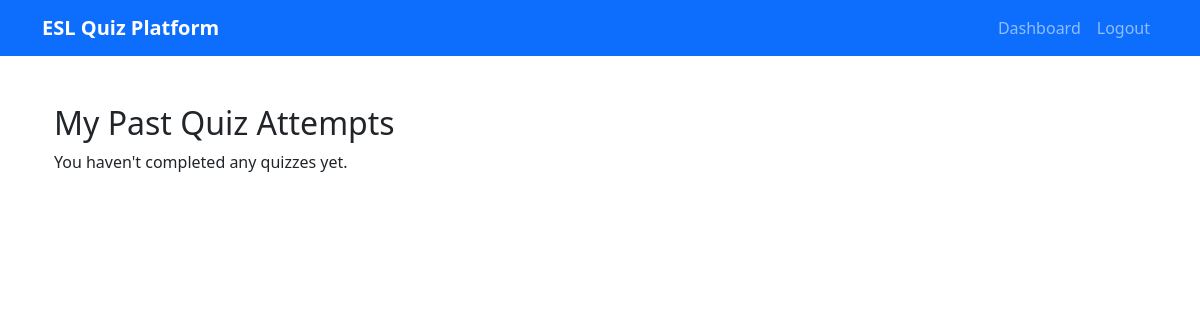
Before: /quiz/5/attempts (signed in) with the older database file.
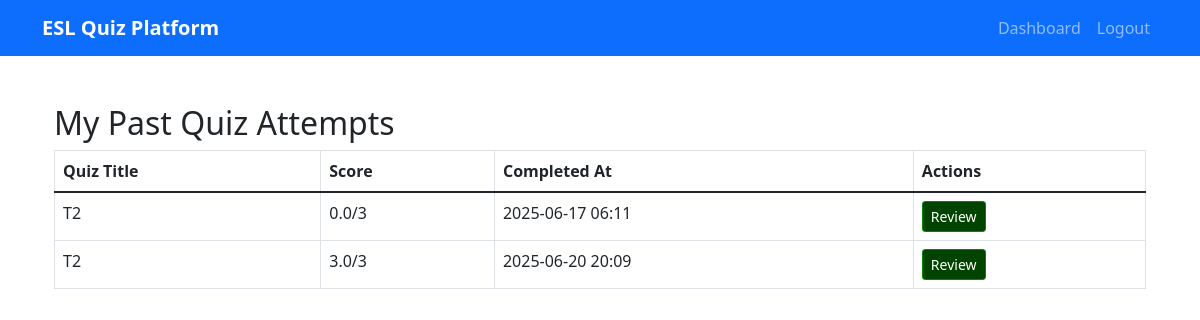
After: the same page with the newer database file.
### app/models.py (models this page shows, shortened)
class QuizAttempt(db.Model):
    id = db.Column(db.Integer, primary_key=True)
    score = db.Column(db.Float)
    total_questions = db.Column(db.Integer)
    time_started = db.Column(db.DateTime, default=datetime.utcnow)
    time_completed = db.Column(db.DateTime)
    is_completed = db.Column(db.Boolean, default=False)
    student_id = db.Column(db.Integer, db.ForeignKey('user.id'), nullable=False)
    quiz_id = db.Column(db.Integer, db.ForeignKey('quiz.id'), nullable=False)
    answers = db.relationship('StudentAnswer', backref='attempt', lazy='dynamic', cascade='all, delete-orphan')

class Quiz(db.Model):
    id = db.Column(db.Integer, primary_key=True)
    title = db.Column(db.String(200), nullable=False)
    description = db.Column(db.Text)
    quiz_type = db.Column(db.String(50))
    source_content = db.Column(db.Text)
    source_image_path = db.Column(db.String(255))
    source_mime = db.Column(db.String(50))
    difficulty_level = db.Column(db.String(20))
    created_at = db.Column(db.DateTime, default=datetime.utcnow)
    is_active = db.Column(db.Boolean, default=True)
    creator_id = db.Column(db.Integer, db.ForeignKey('user.id'), nullable=False)
    questions = db.relationship('Question', backref='quiz', lazy='dynamic', cascade='all, delete-orphan')
    attempts = db.relationship('QuizAttempt', backref='quiz', lazy='dynamic')
    assignments = db.relationship('QuizAssignment', backref='quiz', lazy='dynamic')

### app/main/routes.py (the view)
@bp.route('/quiz/<int:quiz_id>/attempts', methods=['GET'])
@login_required
def view_quiz_attempts(quiz_id):
    quiz = Quiz.query.get_or_404(quiz_id)
    if quiz.creator != current_user:
        return "Unauthorized", 403
    attempts = QuizAttempt.query.filter_by(quiz_id=quiz_id).all()
    return render_template('view_attempts.html', quiz=quiz, attempts=attempts)

### app/models.py (called while the page is built)
@login.user_loader
def load_user(id):
    return User.query.get(int(id))

### app/templates/main/view_attempts.html
{% extends "base.html" %}
{% block content %}
<div class="container mt-5">
    <h2>My Past Quiz Attempts</h2>
    {% if attempts %}
    <table class="table table-bordered">
        <thead>
            <tr>
                <th>Quiz Title</th>
                <th>Score</th>
                <th>Completed At</th>
                <th>Actions</th>
            </tr>
        </thead>
        <tbody>
            {% for attempt in attempts %}
            <tr>
                <td>{{ attempt.quiz.title }}</td>
                <td>{{ attempt.score }}/{{ attempt.total_questions }}</td>
                <td>{{ attempt.time_completed.strftime('%Y-%m-%d %H:%M') if attempt.time_completed else 'N/A' }}</td>
                <td>
                    <a href="{{ url_for('main.review_attempt', attempt_id=attempt.id) }}" class="btn btn-sm btn-primary">Review</a>
                </td>
            </tr>
            {% endfor %}
        </tbody>
    </table>
    {% else %}
    <p>You haven't completed any quizzes yet.</p>
    {% endif %}
</div>
{% endblock %}

Changed rows visible on the page:
added QuizAttempt: quiz "T2", score "0.0", total_questions "3", time_completed "2025-06-17 06:11"
added QuizAttempt: quiz "T2", score "3.0", total_questions "3", time_completed "2025-06-20 20:09"
Other visible differences:
text no longer shown: "You haven't completed any quizzes yet."
text now shown: "Quiz Title Score Completed At Actions"
